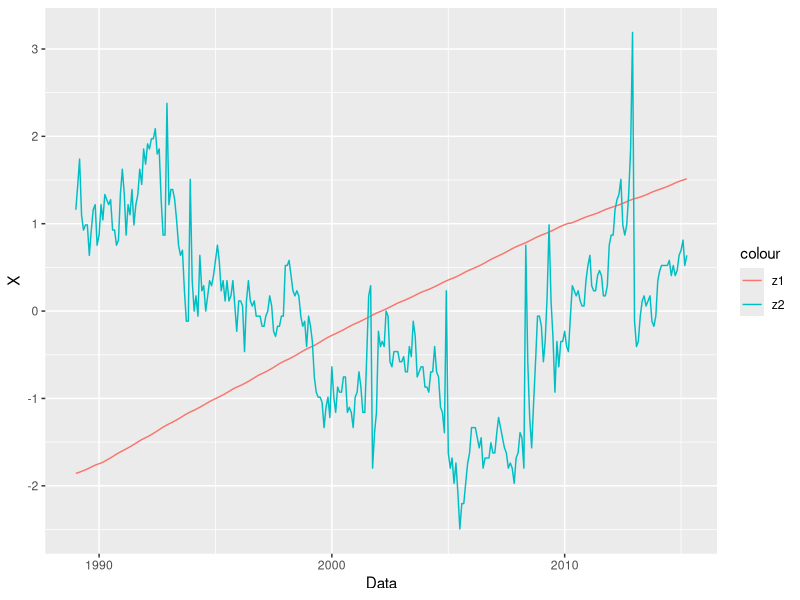

Reproduce this figure in R.
library(ggplot2)
library(readxl)
econ <- read_excel("econ.xlsx", col_types = c("date", 
                                              "skip", "numeric", "numeric", "skip", 
                                              "skip"))
econcut <- econ[econ$tempo >= "1989-01-01", ]
popavg <- median(econcut$pop)
tppavg <- median(econcut$tpp)
pops <- sd(econcut$pop)
tpps <- sd(econcut$tpp)

zpop <- function(pop) {
  x <- (pop - popavg) / pops
  return(x)
}

ztpp <- function(tpp) {
  x <- (tpp - tppavg) / tpps
  return(x)
}

z1 <- sapply(econcut$pop, zpop)
z2 <- sapply(econcut$tpp, ztpp)
graph1 <- ggplot(econcut, aes(tempo)) + geom_line(aes(y = z1, color = "z1")) + 
  geom_line(aes(y= z2, color = "z2"))
graph1 + xlab("Data") + ylab("X") 